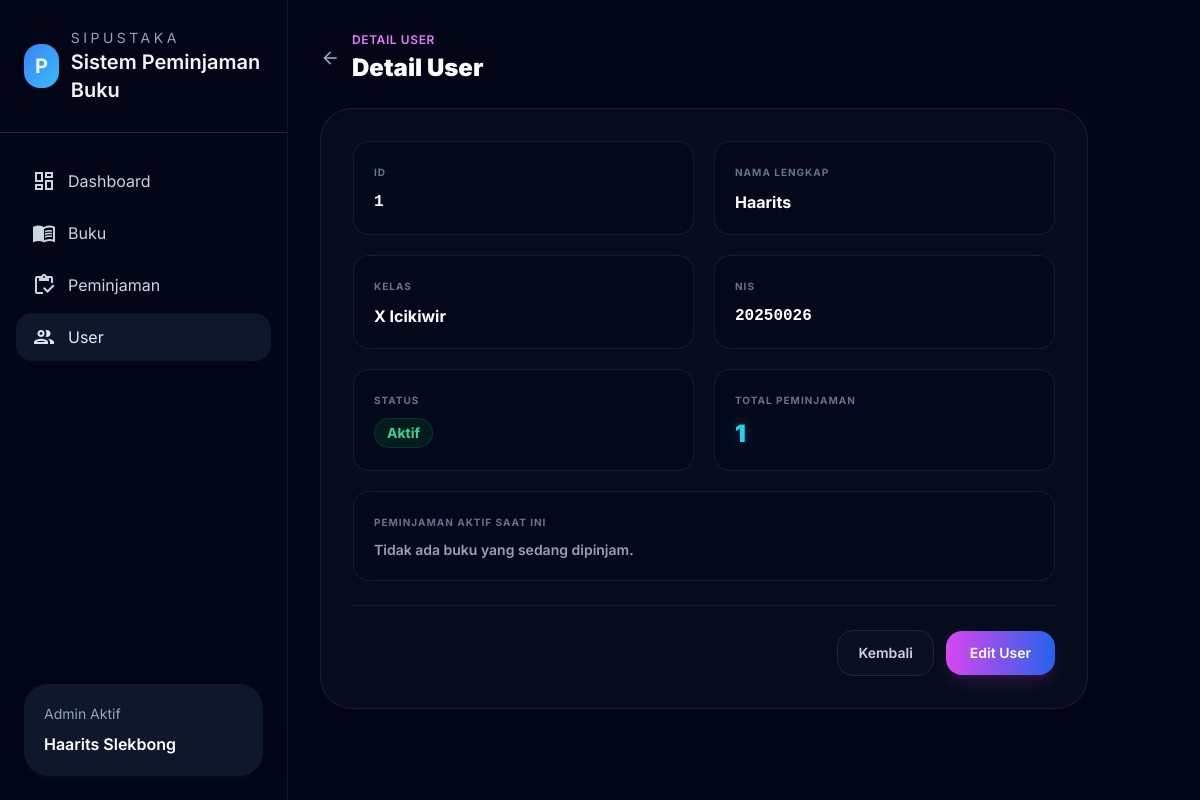
Screenshot of /siswa/1/ with the database file from the repository.
### perpustakaan/models.py (models this page shows, shortened)
class Siswa(models.Model):
    nama = models.CharField(max_length=150)
    kelas = models.CharField(max_length=50)
    nis = models.CharField(max_length=50, unique=True)
    status = models.CharField(max_length=30)

### perpustakaan/views.py (the view)
# urls.py: path('siswa/<int:id>/', views.detail_siswa, name='detail_siswa'),
def detail_siswa(request, id):
    siswa = get_object_or_404(Siswa, id=id)
    total_peminjaman = Peminjaman.objects.filter(nama_peminjam=siswa.nama).count()
    peminjaman_aktif = Peminjaman.objects.filter(
        nama_peminjam=siswa.nama,
        status='Dipinjam'
    ).count()
    return render(request, 'siswa/detail.html', {
        'siswa': siswa,
        'total_peminjaman': total_peminjaman,
        'peminjaman_aktif': peminjaman_aktif,
    })

### perpustakaan/templates/siswa/detail.html
{% extends 'nav.html' %} {% block title %} Detail User - Sistem Peminjaman Buku SIPUSTAKA {% endblock %} {% block content %}
<div class="flex flex-col gap-6 text-sm">
  <div class="flex items-center gap-3">
    <a href="{% url 'list_siswa' %}" class="text-slate-400 hover:text-white transition duration-200">
      <span class="material-icons-outlined text-xl">arrow_back</span>
    </a>
    <div>
      <p class="text-xs uppercase tracking-wider text-fuchsia-400 font-semibold mb-1">DETAIL USER</p>
      <h3 class="text-2xl font-black text-white">Detail User</h3>
    </div>
  </div>
  <div class="rounded-[2rem] bg-slate-900/40 border border-slate-800/70 p-6 md:p-8 backdrop-blur-md shadow-xl max-w-3xl">
    <div class="grid gap-5 sm:grid-cols-2">
      <div class="rounded-2xl bg-slate-950/40 border border-slate-800/60 p-5 hover:border-slate-700/50 transition duration-300">
        <p class="text-[10px] font-bold text-slate-500 uppercase tracking-widest">ID</p>
        <p class="mt-2 text-base font-bold text-white font-mono">{{ siswa.id }}</p>
      </div>
      <div class="rounded-2xl bg-slate-950/40 border border-slate-800/60 p-5 hover:border-slate-700/50 transition duration-300">
        <p class="text-[10px] font-bold text-slate-500 uppercase tracking-widest">Nama Lengkap</p>
        <p class="mt-2 text-base font-bold text-white">{{ siswa.nama }}</p>
      </div>
      <div class="rounded-2xl bg-slate-950/40 border border-slate-800/60 p-5 hover:border-slate-700/50 transition duration-300">
        <p class="text-[10px] font-bold text-slate-500 uppercase tracking-widest">Kelas</p>
        <p class="mt-2 text-base font-bold text-white">{{ siswa.kelas }}</p>
      </div>
      <div class="rounded-2xl bg-slate-950/40 border border-slate-800/60 p-5 hover:border-slate-700/50 transition duration-300">
        <p class="text-[10px] font-bold text-slate-500 uppercase tracking-widest">NIS</p>
        <p class="mt-2 text-base font-bold text-white font-mono">{{ siswa.nis }}</p>
      </div>
      <div class="rounded-2xl bg-slate-950/40 border border-slate-800/60 p-5 hover:border-slate-700/50 transition duration-300">
        <p class="text-[10px] font-bold text-slate-500 uppercase tracking-widest">Status</p>
        <div class="mt-2">
          {% if siswa.status == 'Aktif' %}
          <span class="inline-flex items-center rounded-full bg-emerald-950/60 border border-emerald-800/40 px-3 py-1 text-sm font-bold text-emerald-400">{{ siswa.status }}</span>
          {% else %}
          <span class="inline-flex items-center rounded-full bg-slate-800/60 border border-slate-700/40 px-3 py-1 text-sm font-bold text-slate-400">{{ siswa.status }}</span>
          {% endif %}
        </div>
      </div>
      <div class="rounded-2xl bg-slate-950/40 border border-slate-800/60 p-5 hover:border-slate-700/50 transition duration-300">
        <p class="text-[10px] font-bold text-slate-500 uppercase tracking-widest">Total Peminjaman</p>
        <p class="mt-2 text-2xl font-black text-cyan-400 drop-shadow-[0_0_6px_rgba(34,211,238,0.3)]">{{ total_peminjaman }}</p>
      </div>
    </div>
    <div class="mt-5 rounded-2xl bg-slate-950/40 border border-slate-800/60 p-5">
      <p class="text-[10px] font-bold text-slate-500 uppercase tracking-widest">Peminjaman Aktif Saat Ini</p>
      <p class="mt-2 text-sm font-semibold {% if peminjaman_aktif > 0 %}text-amber-400{% else %}text-slate-400{% endif %}">
        {% if peminjaman_aktif > 0 %}
        {{ peminjaman_aktif }} buku sedang dipinjam.
        {% else %}
        Tidak ada buku yang sedang dipinjam.
        {% endif %}
      </p>
    </div>
    <div class="flex items-center justify-end gap-3 pt-6 mt-6 border-t border-slate-800/60">
      <a href="{% url 'list_siswa' %}"
        class="rounded-2xl border border-slate-800 bg-slate-900/40 px-5 py-3 text-slate-300 hover:text-white transition duration-200 font-semibold">
        Kembali
      </a>
      <a href="{% url 'edit_siswa' siswa.id %}"
        class="rounded-2xl bg-gradient-to-r from-fuchsia-500 to-brand-600 px-6 py-3 text-white shadow-lg shadow-fuchsia-500/15 hover:shadow-fuchsia-500/25 transition duration-200 font-semibold">
        Edit User
      </a>
    </div>
  </div>
</div>
{% endblock %}

### perpustakaan/templates/nav.html (style rules this page uses)
body { font-family: Inter, ui-sans-serif, system-ui, -apple-system, BlinkMacSystemFont, "Segoe UI", sans-serif; }

### rows the page displays
Siswa: id "1", nama "Haarits", kelas "X Icikiwir", nis "20250026", status "Aktif"

### other values shown
{{ total_peminjaman }} "1"
